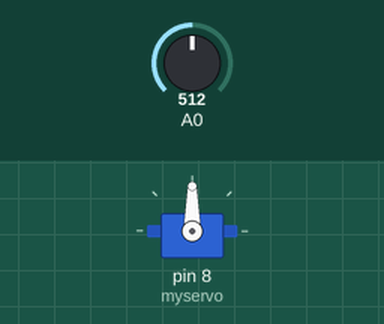
Bench run of a sketch on a simulated Arduino Uno, built with avr-gcc and run on an emulated ATmega328P. Shown: servo. The inputs (shaded band) are chosen by the test bench; at power-on: A0 = 512.

Above: at 1.2 s.
1.3 s: A0 set to 716
At 1.6 s:
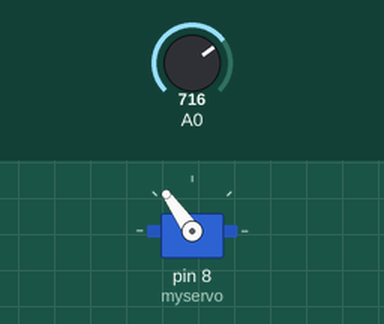
2.8 s: A0 set to 900
At 4.0 s:
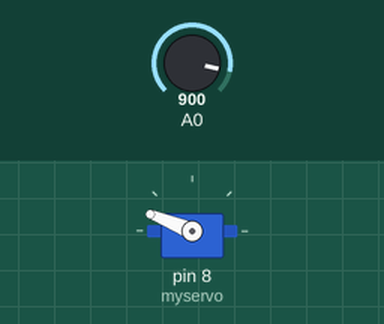
4.3 s: A0 set to 1023
At 5.1 s:
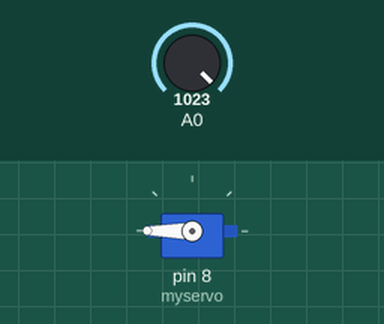
5.8 s: A0 set to 306
At 6.3 s:
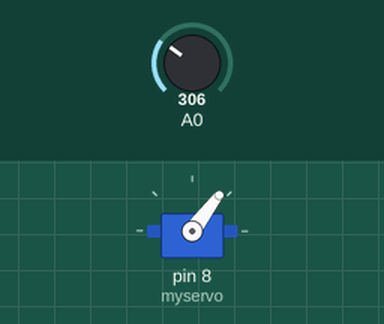
7.3 s: A0 set to 122
At 8.6 s:
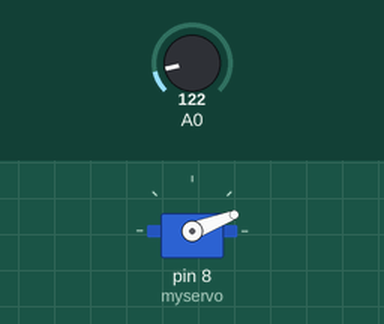
Timing chart, 0 to 9.8 s (numbered marks = the images above; inputs shaded):
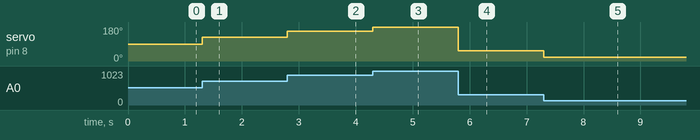

Measured:
- after the input at 1.3 s, servo on pin 8 (myservo): 90° → 125° at once
- after the input at 2.8 s, servo on pin 8 (myservo): 125° → 158° at once
- after the input at 4.3 s, servo on pin 8 (myservo): 158° → 180° at once
- after the input at 5.8 s, servo on pin 8 (myservo): 180° → 53° at once
- after the input at 7.3 s, servo on pin 8 (myservo): 53° → 21° at once

The sketch:

Arduino_Maker_04-3.ino
```cpp
#include <Servo.h>

Servo myservo;

void setup() {
  // put your setup code here, to run once:
  myservo.attach(8);
}

void loop() {
  // put your main code here, to run repeatedly:
  int value=analogRead(A0);
  int level=map(value, 0, 1023, 0, 180);
  myservo.write(level);
}
```
